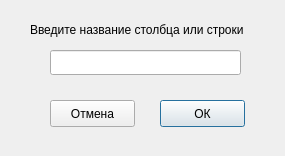
<?xml version="1.0" encoding="UTF-8"?>
<ui version="4.0">
 <class>atm_table_edit_dialog</class>
 <widget class="QDialog" name="atm_table_edit_dialog">
  <property name="geometry">
   <rect>
    <x>0</x>
    <y>0</y>
    <width>285</width>
    <height>156</height>
   </rect>
  </property>
  <property name="windowTitle">
   <string>Dialog</string>
  </property>
  <widget class="QLineEdit" name="table_lineEdit">
   <property name="geometry">
    <rect>
     <x>50</x>
     <y>50</y>
     <width>191</width>
     <height>25</height>
    </rect>
   </property>
  </widget>
  <widget class="QPushButton" name="table_edit_ok_button">
   <property name="geometry">
    <rect>
     <x>160</x>
     <y>100</y>
     <width>85</width>
     <height>27</height>
    </rect>
   </property>
   <property name="text">
    <string>ОК</string>
   </property>
  </widget>
  <widget class="QPushButton" name="table_edit_deny_button">
   <property name="geometry">
    <rect>
     <x>50</x>
     <y>100</y>
     <width>85</width>
     <height>27</height>
    </rect>
   </property>
   <property name="text">
    <string>Отмена</string>
   </property>
  </widget>
  <widget class="QLabel" name="table_edit_label">
   <property name="geometry">
    <rect>
     <x>30</x>
     <y>20</y>
     <width>241</width>
     <height>20</height>
    </rect>
   </property>
   <property name="text">
    <string>Введите название столбца или строки</string>
   </property>
  </widget>
 </widget>
 <resources/>
 <connections/>
</ui>
